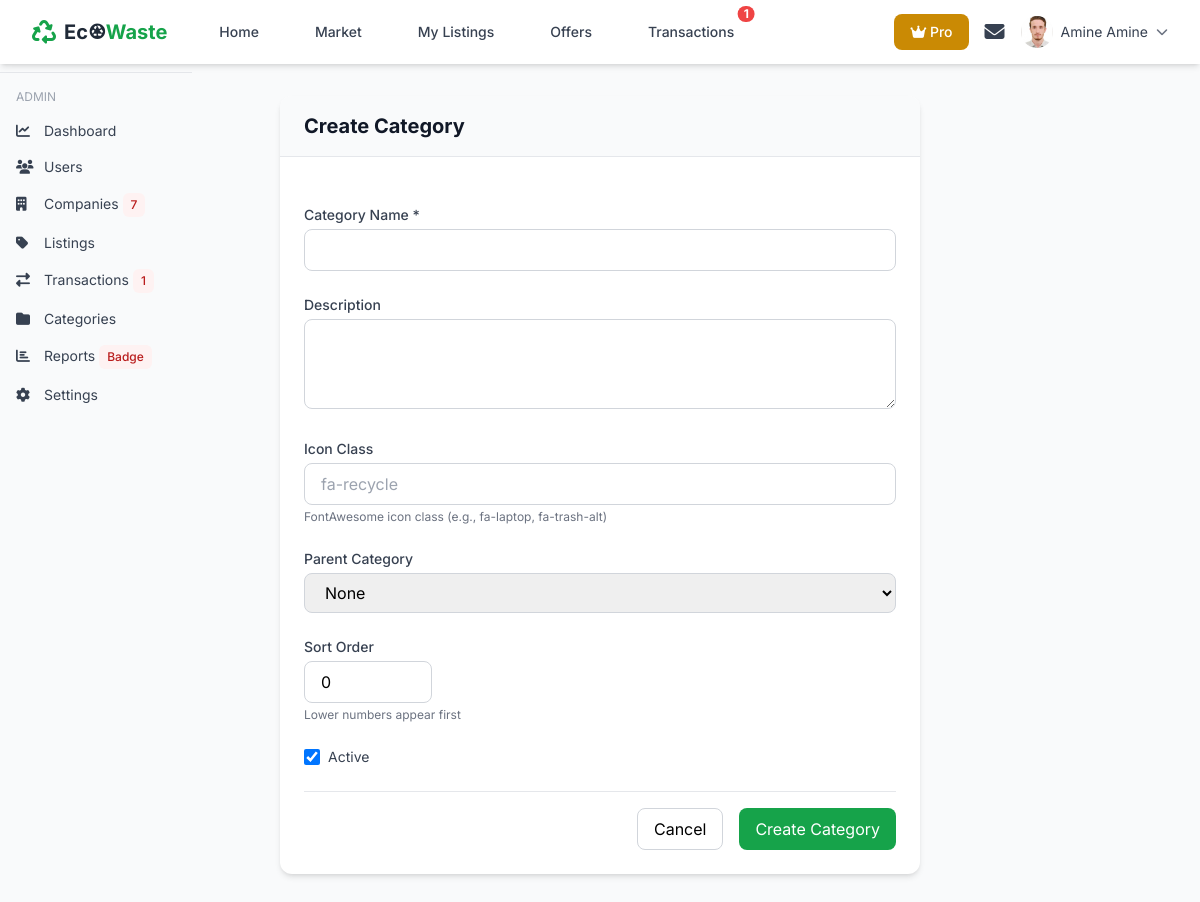
Page /admin/categories/create (signed in) on the committed database.
### app/subscription/models.py (models this page shows, shortened)
class SubscriptionPlan(db.Model):
    __tablename__ = 'subscription_plans'
    id = db.Column(db.Integer, primary_key=True)
    name = db.Column(db.String(50), nullable=False)  # Free, Basic, Pro, Enterprise
    slug = db.Column(db.String(50), unique=True, nullable=False)
    description = db.Column(db.Text)
    price_monthly = db.Column(db.Numeric(10, 2), default=0)
    price_yearly = db.Column(db.Numeric(10, 2), default=0)
    currency = db.Column(db.String(3), default='DA')
    stripe_price_id_monthly = db.Column(db.String(100))
    stripe_price_id_yearly = db.Column(db.String(100))
    stripe_product_id = db.Column(db.String(100))
    max_active_listings = db.Column(db.Integer, default=0)
    max_featured_listings = db.Column(db.Integer, default=0)
    max_team_members = db.Column(db.Integer, default=1)
    max_monthly_transactions = db.Column(db.Integer, default=0)
    commission_rate = db.Column(db.Numeric(5, 2), default=5.0)
    has_analytics = db.Column(db.Boolean, default=False)
    has_api_access = db.Column(db.Boolean, default=False)
    has_priority_support = db.Column(db.Boolean, default=False)
    has_bulk_upload = db.Column(db.Boolean, default=False)
    has_advanced_filters = db.Column(db.Boolean, default=False)
    has_dedicated_manager = db.Column(db.Boolean, default=False)
    sort_order = db.Column(db.Integer, default=0)
    is_active = db.Column(db.Boolean, default=True)
    is_popular = db.Column(db.Boolean, default=False)
    features_list = db.Column(db.JSON)  # Array of feature strings
    created_at = db.Column(db.DateTime, default=datetime.utcnow)
    updated_at = db.Column(db.DateTime, default=datetime.utcnow, onupdate=datetime.utcnow)
    companies = db.relationship('Company', back_populates='subscription_plan')

### app/auth/models.py (models this page shows, shortened)
class User(db.Model,UserMixin):
    __tablename__ = 'user'
    id = db.Column(db.Integer(),primary_key=True)
    company_id = db.Column(db.Integer(),db.ForeignKey('company.id'))
    full_name = db.Column(db.String(length=30),nullable=False)
    avatar_url= db.Column(db.String(length=30))
    phone = db.Column(db.String(length=30))
    email = db.Column(db.String(length=50),nullable=False,index=True)
    email_verified=db.Column(db.Boolean(),default=False)
    password_hash=db.Column(db.String(length=50),nullable=False)
    role = db.Column(db.String(length=30),nullable=False)  # owner, manager, employee
    job_title =db.Column(db.String(length=30))
    department =db.Column(db.String(length=30))
    notification_preferences =db.Column(db.String(length=30))
    reset_password_token = db.Column(db.String(100), unique=True, index=True)
    reset_password_expires = db.Column(db.DateTime)
    email_verification_token = db.Column(db.String(100), unique=True)
    email_verified = db.Column(db.Boolean, default=False)
    authorized=db.Column(db.Boolean(),default=True)
    created_at = db.Column(db.DateTime(timezone=True), server_default=db.func.now())
    owned_company = db.relationship("Company", back_populates="users")
    items = db.relationship('Item', back_populates='owned_user',lazy=True)
    notifications = db.relationship('Notification', back_populates='user')
    transactions_as_seller_manager = db.relationship('Transaction',foreign_keys='Transaction.seller_manager_id', back_populates='seller_manager',lazy=True)
    transactions_as_buyer_manager = db.relationship('Transaction',foreign_keys='Transaction.buyer_manager_id',  back_populates='buyer_manager',lazy=True)
    reviews_written = db.relationship('Review', back_populates='reviewer',foreign_keys='Review.reviewer_id')
    @property
    def unread_notification_count(self):
        from app.auth.models import Notification
        from datetime import datetime
        Notif = namedtuple('Notif', ['related_type', 'related_type_count'])
        result=Notification.query.with_entities(
                Notification.related_type,
                func.count(Notification.id).label("related_type_count")
                ).group_by(Notification.related_type).filter_by(is_read=False,user_id=current_user.id).all()
        result_object={}
        for res in result:
            result_object[res.related_type]=res.related_type_count
        return result_object
    @property
    def password(self):
        return self.password

### app/admin/routes.py (the view)
    @login_required
    def decorated_function(*args, **kwargs):
        if current_user.role != 'super_admin':
            flash('Access denied. Admin privileges required.', 'danger')
            return redirect(url_for('home'))
        return f(*args, **kwargs)

### app/admin/templates/category_form.html (shortened to what this page needs)
{% extends "base.html" %}
{% block content %}
<div class="bg-gray-50 min-h-screen py-8">
    <div class="max-w-2xl mx-auto px-4">
        <div class="bg-white rounded-xl shadow-md overflow-hidden">
            <div class="bg-gray-50 px-6 py-4 border-b">
                <h1 class="text-xl font-bold text-gray-900">{{ title }}</h1>
            </div>
            <form method="POST" class="p-6 space-y-6">
                <div>
                    <label class="block text-sm font-medium text-gray-700 mb-1">Category Name *</label>
                    {{ form.name(class="w-full border border-gray-300 rounded-lg px-4 py-2 focus:ring-green-500 focus:border-green-500") }}
                </div>
                <div>
                    <label class="block text-sm font-medium text-gray-700 mb-1">Description</label>
                    {{ form.description(class="w-full border border-gray-300 rounded-lg px-4 py-2 rows-3", rows="3") }}
                </div>
                <div>
                    <label class="block text-sm font-medium text-gray-700 mb-1">Icon Class</label>
                    {{ form.icon(class="w-full border border-gray-300 rounded-lg px-4 py-2", placeholder="fa-recycle") }}
                    <p class="text-xs text-gray-500 mt-1">FontAwesome icon class (e.g., fa-laptop, fa-trash-alt)</p>
                </div>
                <div>
                    <label class="block text-sm font-medium text-gray-700 mb-1">Parent Category</label>
                    {{ form.parent_id(class="w-full border border-gray-300 rounded-lg px-4 py-2") }}
                </div>
                <div>
                    <label class="block text-sm font-medium text-gray-700 mb-1">Sort Order</label>
                    {{ form.sort_order(class="w-32 border border-gray-300 rounded-lg px-4 py-2", type="number") }}
                    <p class="text-xs text-gray-500 mt-1">Lower numbers appear first</p>
                </div>
                <div class="flex items-center">
                    {{ form.is_active(class="h-4 w-4 text-green-600 focus:ring-green-500") }}
                    <label class="ml-2 text-sm text-gray-700">Active</label>
                </div>
                <div class="flex justify-end space-x-4 pt-4 border-t">
                    <a href="{{ url_for('admin.categories') }}" class="px-4 py-2 border border-gray-300 rounded-lg hover:bg-gray-50">
                        Cancel
                    </a>
                    <button type="submit" class="px-4 py-2 bg-green-600 text-white rounded-lg hover:bg-green-700">
                        {{ 'Update' if category else 'Create' }} Category
                    </button>
                </div>
            </form>
        </div>
    </div>
</div>
{% endblock %}

### app/templates/base.html (shortened to what this page needs)
<!DOCTYPE html>
<html lang="en">
<head>
    <script src="https://cdn.tailwindcss.com"></script>
    <link rel="stylesheet" href="https://cdnjs.cloudflare.com/ajax/libs/font-awesome/6.4.0/css/all.min.css">
</head>
<body class="bg-gray-50">
    <nav class="bg-white shadow-md sticky top-0 z-50">
        <div class="max-w-7xl mx-auto px-4 sm:px-6 lg:px-8">
            <div class="flex justify-between h-16">
                <div class="flex items-center">
                    <a href="{{ url_for('home') }}" class="flex items-center space-x-2">
                        <i class="fas fa-recycle text-2xl text-green-600"></i>
                        <span class="font-bold text-xl text-gray-800">Ec♼<span class="text-green-600">Waste</span></span>
                    </a>
                    <div class="hidden md:flex ml-10 space-x-8">
                        <a href="{{ url_for('home') }}" class="text-gray-700 hover:text-green-600 px-3 py-2 text-sm font-medium {% if request.endpoint == 'main.index' %}text-green-600 border-b-2 border-green-600{% endif %}">
                            Home
                        </a>
                        <a  href="{{url_for('listings.market_category')}}" class="text-gray-700 hover:text-green-600 px-3 py-2 text-sm font-medium ">
                            Market
                        </a>
                        {% if current_user.is_authenticated %}
                         {%set notif=current_user.unread_notification_count%}
                        <a href="{{ url_for('listings.listings') }}" class="text-gray-700 hover:text-green-600 px-3 py-2 text-sm font-medium">
                            My Listings
                        </a>
                            <a href="{{ url_for('offers.index') }}" class="relative inline-block text-gray-700 hover:text-green-600 px-3 py-2 text-sm font-medium">
                            Offers
                            </a>
                        <a href="{{ url_for('transactions.index') }}" class="relative inline-block text-gray-700 hover:text-green-600 px-3 py-2 text-sm font-medium">
                            Transactions {% if notif.transaction %}
                            <span class="absolute top-0 right-0 inline-flex items-center justify-center px-1.5 py-0.5 text-xs font-bold leading-none text-white transform translate-x-1/2 -translate-y-1/2 bg-red-500 rounded-full">
                                {{notif.transaction}}
                            </span>
                            {% endif %}
                        </a>
                        {% endif %}
                    </div>
                </div>
                <div class="flex items-center space-x-4">
                    {% if current_user.is_authenticated %}
                    {% if current_user.owned_company.subscription_status =="active" %}
                    <a href="{{ url_for('subscription.pricing') }}" class="bg-yellow-600 text-white px-4 py-2 rounded-lg text-sm font-medium hover:bg-fuchsia-700 transition">
                        <i class="fa-solid fa-crown"></i> {{current_user.owned_company.subscription_plan.name}}
                    </a>
                    {%elif current_user.owned_company.subscription_status =="pending_payment"%}
                     <a href="{{ url_for('subscription.pricing') }}" class="bg-yellow-600 text-white px-4 py-2 rounded-lg text-sm font-medium hover:bg-fuchsia-700 transition">
                        <i class="fa-solid fa-crown"></i> Pending
                    </a>
                    {% else %}
                     <a href="{{ url_for('subscription.pricing') }}" class="bg-yellow-600 text-white px-4 py-2 rounded-lg text-sm font-medium hover:bg-fuchsia-700 transition">
                        <i class="fa-solid fa-crown"></i> Upgrade
                    </a>
                    {% endif %}
                    <div class="relative inline-block">
                        <a href="{{ url_for('messages.index') }}" class="text-gray-700 hover:text-green-600">
                            <i class="fas fa-envelope text-xl"></i>
                        </a>
                    </div>
                    <div class="relative group">
                        <button class="flex items-center space-x-2 focus:outline-none">
                            {% if current_user.avatar_url %}
                            <img src="{{ url_for('static', filename='uploads/avatars/' + current_user.avatar_url) }}" class="w-8 h-8 rounded-full object-cover">
                            {% else %}
                            <div class="w-8 h-8 rounded-full bg-green-100 flex items-center justify-center">
                                <span class="text-green-600 font-medium">{{ current_user.initials }}</span>
                            </div>
                            {% endif %}
                            <span class="text-sm text-gray-700 hidden md:inline">{{ current_user.full_name }}</span>
                            <i class="fas fa-chevron-down text-xs text-gray-500"></i>
                        </button>
                    </div>
                    {% endif %}
                </div>
            </div>
        </div>
    </nav>
    {% if current_user.is_authenticated and current_user.role == 'super_admin' %}
<div class="border-t mt-2 pt-2 w-48 float-left">
    <div class="px-4 py-2 text-xs text-gray-400 uppercase">Admin</div>
    <a href="{{ url_for('admin.dashboard') }}" class="block px-4 py-2 text-sm text-gray-700 hover:bg-gray-100">
        <i class="fas fa-chart-line w-5 mr-2"></i>Dashboard
    </a>
    <a href="{{ url_for('admin.users') }}" class="block px-4 py-2 text-sm text-gray-700 hover:bg-gray-100">
        <i class="fas fa-users w-5 mr-2"></i>Users {% if notif.user %}<span class="inline-flex items-center rounded-md bg-red-50 px-2 py-1 text-xs font-medium text-red-700 inset-ring inset-ring-red-600/10">{{ notif.user}}</span>{%endif%}
    </a>
    <a href="{{ url_for('admin.companies') }}" class="block px-4 py-2 text-sm text-gray-700 hover:bg-gray-100">
        <i class="fas fa-building w-5 mr-2"></i>Companies {% if notif.company  %}<span class="inline-flex items-center rounded-md bg-red-50 px-2 py-1 text-xs font-medium text-red-700 inset-ring inset-ring-red-600/10">{{ notif.company}}</span>{%endif%}
    </a>
    <a href="{{ url_for('admin.listings') }}" class="block px-4 py-2 text-sm text-gray-700 hover:bg-gray-100">
        <i class="fas fa-tag w-5 mr-2"></i>Listings
    </a>
    <a href="{{ url_for('admin.transactions') }}" class="block px-4 py-2 text-sm text-gray-700 hover:bg-gray-100">
        <i class="fas fa-exchange-alt w-5 mr-2"></i>Transactions {% if notif.transaction  %}<span class="inline-flex items-center rounded-md bg-red-50 px-2 py-1 text-xs font-medium text-red-700 inset-ring inset-ring-red-600/10">{{ notif.transaction }}</span>{%endif%}
    </a>
    <a href="{{ url_for('admin.categories') }}" class="block px-4 py-2 text-sm text-gray-700 hover:bg-gray-100">
        <i class="fas fa-folder w-5 mr-2"></i>Categories
    </a>
    <a href="{{ url_for('admin.reports') }}" class="block px-4 py-2 text-sm text-gray-700 hover:bg-gray-100">
        <i class="fas fa-chart-bar w-5 mr-2"></i>Reports <span class="inline-flex items-center rounded-md bg-red-50 px-2 py-1 text-xs font-medium text-red-700 inset-ring inset-ring-red-600/10">Badge</span>
    </a>
    <a href="{{ url_for('admin.settings') }}" class="block px-4 py-2 text-sm text-gray-700 hover:bg-gray-100">
        <i class="fas fa-cog w-5 mr-2"></i>Settings
    </a>
</div>
{% endif %}
    <main>
        {% block content %}{% endblock %}
    </main>
</body>
</html>

### rows in the picture
SubscriptionPlan: owned_company.subscription_plan.name "Pro"
User: avatar_url (picture), full_name "Amine Amine"

### other values in the picture
{{ notif.transaction }} "1"
{{ notif.company }} "7"
{{ title }} "Create Category"
{{ 'Update' if category else 'Create' }} "Create"
